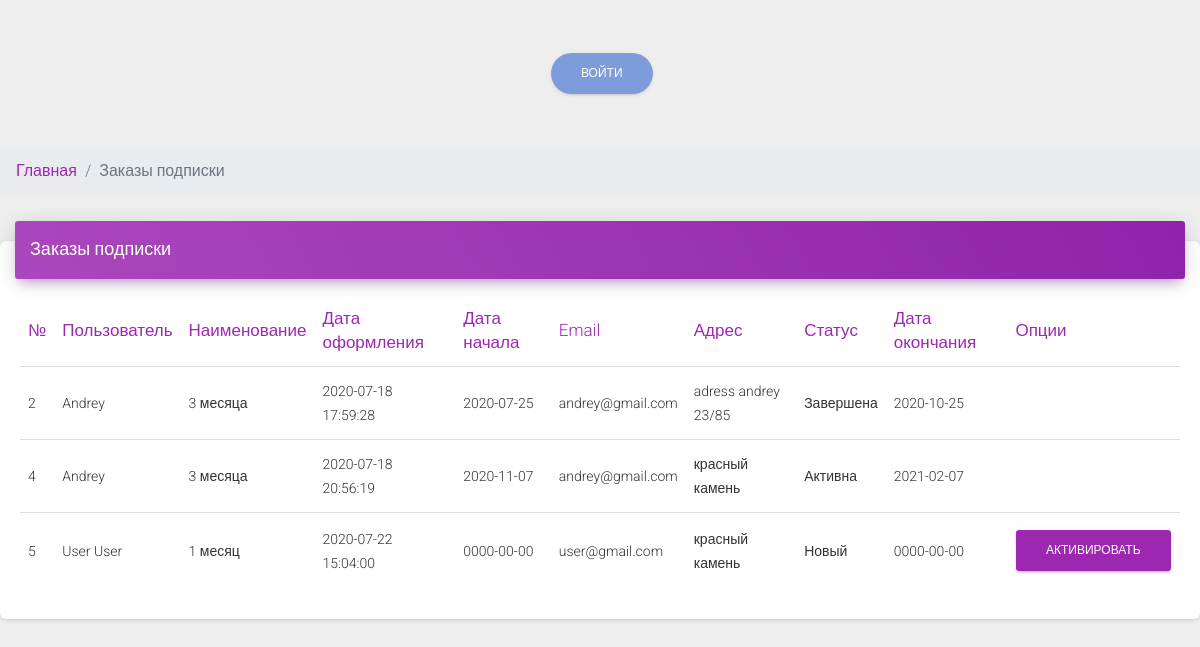
/admin/orders_maps.php, run on the app's committed database.
### tables this page shows
CREATE TABLE `orders_maps` (
  `id` int(11) NOT NULL,
  `user_b_id` int(11) NOT NULL,
  `product_id` int(11) NOT NULL,
  `data` datetime NOT NULL DEFAULT current_timestamp(),
  `data_start` date NOT NULL,
  `email` varchar(255) NOT NULL,
  `adress` varchar(255) NOT NULL,
  `status` varchar(255) NOT NULL DEFAULT 'Новый',
  `data_stop` date NOT NULL
);

CREATE TABLE `users_b` (
  `id` int(11) NOT NULL,
  `login` varchar(50) NOT NULL,
  `password` varchar(100) NOT NULL,
  `email` varchar(255) NOT NULL,
  `name` varchar(255) NOT NULL,
  `phone` varchar(255) NOT NULL,
  `confirm_mail` varchar(255) NOT NULL,
  `verifided` int(11) NOT NULL DEFAULT 0,
  `info` text NOT NULL,
  `status` varchar(10) NOT NULL DEFAULT 'Добавлено'
);

CREATE TABLE `products_maps` (
  `id` int(11) NOT NULL,
  `title` varchar(255) NOT NULL,
  `cost` int(11) NOT NULL,
  `content` text NOT NULL,
  `image` varchar(255) NOT NULL,
  `status` varchar(10) NOT NULL DEFAULT 'Добавлено'
);

### admin/orders_maps.php (the view, shortened to what this page needs)
<?php
include $_SERVER["DOCUMENT_ROOT"] . "/configs/db.php";
include $_SERVER["DOCUMENT_ROOT"] . "/admin/parts/header.php";
?>
<nav aria-label="breadcrumb">
	<ol class="breadcrumb">
		<li class="breadcrumb-item"><a href="/admin">Главная</a></li>
		<li class="breadcrumb-item active" aria-current="page">Заказы подписки</li>
	</ol>
</nav>
<div class="row">
	<div class="col-md-12">
		<div class="card">
			<div class="card-header card-header-primary">
				<h4 class="card-title ">
					Заказы подписки
				</h4>
			</div>
			<div class="card-body">
				<div class="table-responsive">
					<table class="table">
						<thead class=" text-primary">
							<th>№</th>
							<th>Пользователь</th>
							<th>Наименование</th>
							<th>Дата оформления</th>
							<th>Дата начала</th>
							<th>Email</th>
							<th>Адрес</th>
							<th>Статус</th>
							<th>Дата окончания</th>
							<th>Опции</th>
						</thead>
						<tbody>
							<?php
							$sql = "SELECT * FROM orders_maps";
							$result = $conn->query($sql);
							while ($row = mysqli_fetch_assoc($result)) {
							?>
								<tr>
									<td><?php echo $row["id"] ?></td>
									<td><?php
										$sql1 = "SELECT * FROM `users_b` WHERE `id`=" . $row['user_b_id'];
										$result1 = $conn->query($sql1);
										$user = mysqli_fetch_assoc($result1);
										echo $user['name'];
										?></td>
									<td><?php
										$sql1 = "SELECT * FROM products_maps WHERE `id`=" . $row['product_id'];
										$result1 = $conn->query($sql1);
										$product = mysqli_fetch_assoc($result1);
										echo $product['title'];
										?></td>
									<td><?php echo $row["data"] ?></td>
									<td><?php echo $row["data_start"] ?></td>
									<td><?php echo $row["email"] ?></td>
									<td><?php echo $row["adress"] ?></td>
									<td><?php
										if ($row["data_stop"] < date('Y-m-d') && $row["data_stop"] != '0000-00-00') {
											$sql1 =	"UPDATE `orders_maps` SET `status`= 'Завершена' WHERE `id`=" . $row['id'];
											$conn->query($sql1);
											$result = $conn->query($sql);
											$row = mysqli_fetch_assoc($result);
										}
										echo $row["status"] ?>
									</td>
									<td><?php echo $row["data_stop"] ?></td>
									<td>
										<?php
										if($row["status"] == 'Новый') {
										?>
											<a href="modules/orders_maps/edit.php?id=<?php echo $row["id"] ?>" class="btn btn-primary">Активировать</a>
										<?php
										}
										?>
									</td>
								</tr>
							<?php
							}
							?>
						</tbody>
					</table>
				</div>
			</div>
		</div>
	</div>
</div>
<?php
include $_SERVER["DOCUMENT_ROOT"] . "/admin/parts/footer.php";
?>

### data on the page
orders_maps: id "2", users_b.name "Andrey", products_maps.title "3 месяца", data "2020-07-18 17:59:28", data_start "2020-07-25", email "andrey@gmail.com", adress "adress andrey 23/85", status "Завершена", data_stop "2020-10-25"
orders_maps: id "4", users_b.name "Andrey", products_maps.title "3 месяца", data "2020-07-18 20:56:19", data_start "2020-11-07", email "andrey@gmail.com", adress "красный камень", status "Активна", data_stop "2021-02-07"
orders_maps: id "5", users_b.name "User User", products_maps.title "1 месяц", data "2020-07-22 15:04:00", data_start "0000-00-00", email "user@gmail.com", adress "красный камень", status "Новый", data_stop "0000-00-00"
